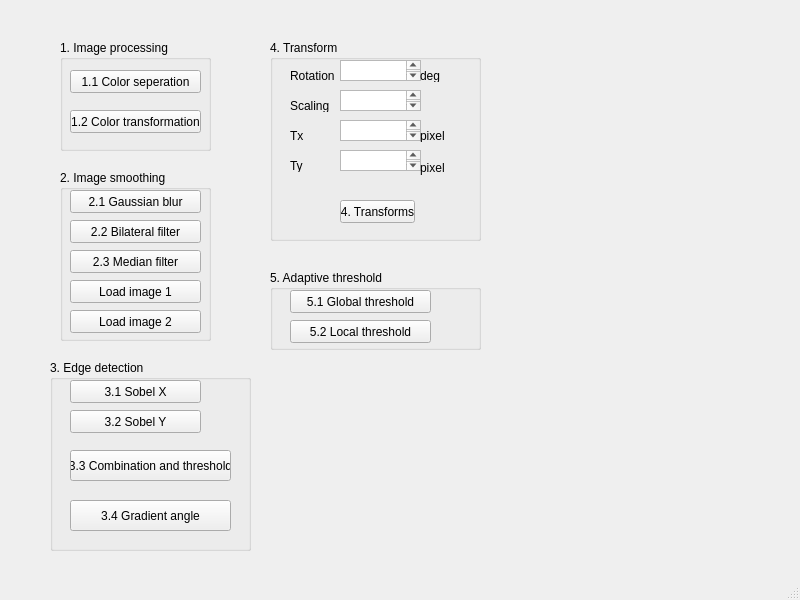
<?xml version="1.0" encoding="UTF-8"?>
<ui version="4.0">
 <class>MainWindow</class>
 <widget class="QMainWindow" name="MainWindow">
  <property name="geometry">
   <rect>
    <x>0</x>
    <y>0</y>
    <width>800</width>
    <height>600</height>
   </rect>
  </property>
  <property name="windowTitle">
   <string>MainWindow</string>
  </property>
  <widget class="QWidget" name="centralwidget">
   <widget class="QGroupBox" name="groupBox">
    <property name="geometry">
     <rect>
      <x>60</x>
      <y>40</y>
      <width>151</width>
      <height>111</height>
     </rect>
    </property>
    <property name="title">
     <string>1. Image processing</string>
    </property>
    <widget class="QPushButton" name="pushButton">
     <property name="geometry">
      <rect>
       <x>10</x>
       <y>30</y>
       <width>131</width>
       <height>23</height>
      </rect>
     </property>
     <property name="text">
      <string>1.1 Color seperation</string>
     </property>
    </widget>
    <widget class="QPushButton" name="pushButton_2">
     <property name="geometry">
      <rect>
       <x>10</x>
       <y>70</y>
       <width>131</width>
       <height>23</height>
      </rect>
     </property>
     <property name="text">
      <string>1.2 Color transformation</string>
     </property>
    </widget>
   </widget>
   <widget class="QGroupBox" name="groupBox_2">
    <property name="geometry">
     <rect>
      <x>60</x>
      <y>170</y>
      <width>151</width>
      <height>171</height>
     </rect>
    </property>
    <property name="title">
     <string>2. Image smoothing</string>
    </property>
    <widget class="QPushButton" name="pushButton_3">
     <property name="geometry">
      <rect>
       <x>10</x>
       <y>20</y>
       <width>131</width>
       <height>23</height>
      </rect>
     </property>
     <property name="text">
      <string>2.1 Gaussian blur</string>
     </property>
    </widget>
    <widget class="QPushButton" name="pushButton_4">
     <property name="geometry">
      <rect>
       <x>10</x>
       <y>50</y>
       <width>131</width>
       <height>23</height>
      </rect>
     </property>
     <property name="text">
      <string>2.2 Bilateral filter</string>
     </property>
    </widget>
    <widget class="QPushButton" name="pushButton_5">
     <property name="geometry">
      <rect>
       <x>10</x>
       <y>80</y>
       <width>131</width>
       <height>23</height>
      </rect>
     </property>
     <property name="text">
      <string>2.3 Median filter</string>
     </property>
    </widget>
    <widget class="QPushButton" name="pushButton_12">
     <property name="geometry">
      <rect>
       <x>10</x>
       <y>110</y>
       <width>131</width>
       <height>23</height>
      </rect>
     </property>
     <property name="text">
      <string>Load image 1</string>
     </property>
    </widget>
    <widget class="QPushButton" name="pushButton_13">
     <property name="geometry">
      <rect>
       <x>10</x>
       <y>140</y>
       <width>131</width>
       <height>23</height>
      </rect>
     </property>
     <property name="text">
      <string>Load image 2</string>
     </property>
    </widget>
   </widget>
   <widget class="QGroupBox" name="groupBox_3">
    <property name="geometry">
     <rect>
      <x>50</x>
      <y>360</y>
      <width>201</width>
      <height>191</height>
     </rect>
    </property>
    <property name="title">
     <string>3. Edge detection</string>
    </property>
    <widget class="QPushButton" name="pushButton_6">
     <property name="geometry">
      <rect>
       <x>20</x>
       <y>20</y>
       <width>131</width>
       <height>23</height>
      </rect>
     </property>
     <property name="text">
      <string>3.1 Sobel X</string>
     </property>
    </widget>
    <widget class="QPushButton" name="pushButton_7">
     <property name="geometry">
      <rect>
       <x>20</x>
       <y>50</y>
       <width>131</width>
       <height>23</height>
      </rect>
     </property>
     <property name="text">
      <string>3.2 Sobel Y</string>
     </property>
    </widget>
    <widget class="QPushButton" name="pushButton_8">
     <property name="geometry">
      <rect>
       <x>20</x>
       <y>90</y>
       <width>161</width>
       <height>31</height>
      </rect>
     </property>
     <property name="text">
      <string>3.3 Combination and threshold</string>
     </property>
    </widget>
    <widget class="QPushButton" name="pushButton_9">
     <property name="geometry">
      <rect>
       <x>20</x>
       <y>140</y>
       <width>161</width>
       <height>31</height>
      </rect>
     </property>
     <property name="text">
      <string>3.4 Gradient angle</string>
     </property>
    </widget>
   </widget>
   <widget class="QGroupBox" name="groupBox_4">
    <property name="geometry">
     <rect>
      <x>270</x>
      <y>40</y>
      <width>211</width>
      <height>201</height>
     </rect>
    </property>
    <property name="title">
     <string>4. Transform</string>
    </property>
    <widget class="QTextEdit" name="textEdit">
     <property name="geometry">
      <rect>
       <x>70</x>
       <y>20</y>
       <width>81</width>
       <height>21</height>
      </rect>
     </property>
    </widget>
    <widget class="QLabel" name="label">
     <property name="geometry">
      <rect>
       <x>20</x>
       <y>30</y>
       <width>47</width>
       <height>12</height>
      </rect>
     </property>
     <property name="text">
      <string>Rotation</string>
     </property>
    </widget>
    <widget class="QLabel" name="label_2">
     <property name="geometry">
      <rect>
       <x>150</x>
       <y>30</y>
       <width>47</width>
       <height>12</height>
      </rect>
     </property>
     <property name="text">
      <string>deg</string>
     </property>
    </widget>
    <widget class="QLabel" name="label_3">
     <property name="geometry">
      <rect>
       <x>20</x>
       <y>60</y>
       <width>47</width>
       <height>12</height>
      </rect>
     </property>
     <property name="text">
      <string>Scaling</string>
     </property>
    </widget>
    <widget class="QTextEdit" name="textEdit_2">
     <property name="geometry">
      <rect>
       <x>70</x>
       <y>50</y>
       <width>81</width>
       <height>21</height>
      </rect>
     </property>
    </widget>
    <widget class="QTextEdit" name="textEdit_3">
     <property name="geometry">
      <rect>
       <x>70</x>
       <y>80</y>
       <width>81</width>
       <height>21</height>
      </rect>
     </property>
    </widget>
    <widget class="QTextEdit" name="textEdit_4">
     <property name="geometry">
      <rect>
       <x>70</x>
       <y>110</y>
       <width>81</width>
       <height>21</height>
      </rect>
     </property>
    </widget>
    <widget class="QLabel" name="label_4">
     <property name="geometry">
      <rect>
       <x>20</x>
       <y>90</y>
       <width>47</width>
       <height>12</height>
      </rect>
     </property>
     <property name="text">
      <string>Tx</string>
     </property>
    </widget>
    <widget class="QLabel" name="label_5">
     <property name="geometry">
      <rect>
       <x>20</x>
       <y>120</y>
       <width>47</width>
       <height>12</height>
      </rect>
     </property>
     <property name="text">
      <string>Ty</string>
     </property>
    </widget>
    <widget class="QLabel" name="label_6">
     <property name="geometry">
      <rect>
       <x>150</x>
       <y>90</y>
       <width>47</width>
       <height>12</height>
      </rect>
     </property>
     <property name="text">
      <string>pixel</string>
     </property>
    </widget>
    <widget class="QLabel" name="label_7">
     <property name="geometry">
      <rect>
       <x>150</x>
       <y>120</y>
       <width>51</width>
       <height>16</height>
      </rect>
     </property>
     <property name="text">
      <string>pixel</string>
     </property>
    </widget>
    <widget class="QPushButton" name="pushButton_14">
     <property name="geometry">
      <rect>
       <x>70</x>
       <y>160</y>
       <width>75</width>
       <height>23</height>
      </rect>
     </property>
     <property name="text">
      <string>4. Transforms</string>
     </property>
    </widget>
   </widget>
   <widget class="QGroupBox" name="groupBox_5">
    <property name="geometry">
     <rect>
      <x>270</x>
      <y>270</y>
      <width>211</width>
      <height>80</height>
     </rect>
    </property>
    <property name="title">
     <string>5. Adaptive threshold</string>
    </property>
    <widget class="QPushButton" name="pushButton_10">
     <property name="geometry">
      <rect>
       <x>20</x>
       <y>20</y>
       <width>141</width>
       <height>23</height>
      </rect>
     </property>
     <property name="text">
      <string>5.1 Global threshold</string>
     </property>
    </widget>
    <widget class="QPushButton" name="pushButton_11">
     <property name="geometry">
      <rect>
       <x>20</x>
       <y>50</y>
       <width>141</width>
       <height>23</height>
      </rect>
     </property>
     <property name="text">
      <string>5.2 Local threshold</string>
     </property>
    </widget>
   </widget>
  </widget>
  <widget class="QMenuBar" name="menubar">
   <property name="geometry">
    <rect>
     <x>0</x>
     <y>0</y>
     <width>800</width>
     <height>22</height>
    </rect>
   </property>
  </widget>
  <widget class="QStatusBar" name="statusbar"/>
 </widget>
 <resources/>
 <connections/>
</ui>
